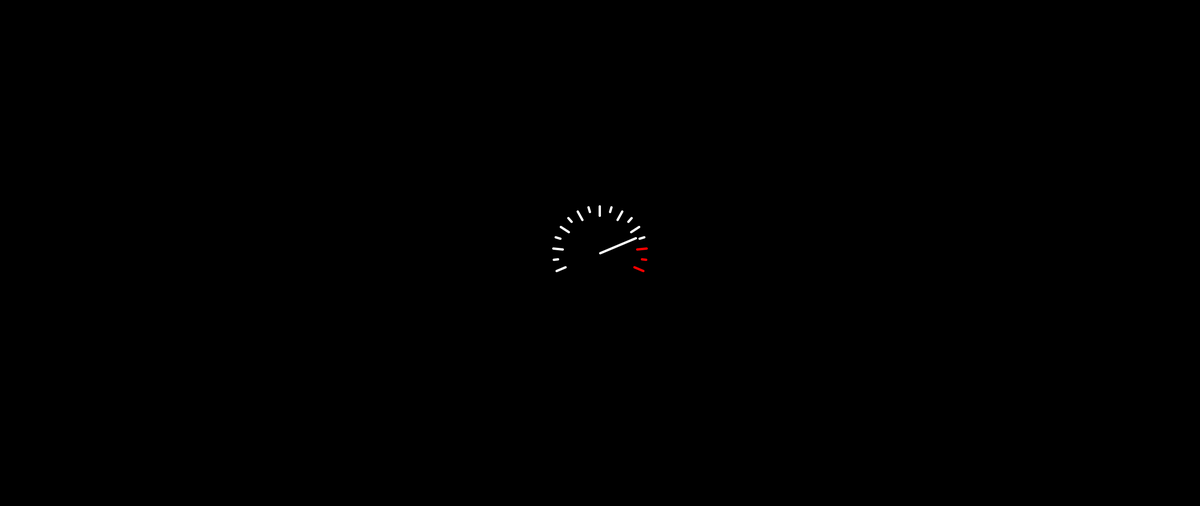
Frame 1 (no input)
Frame 2 (the mouse pressed at the canvas centre, redrawn once): identical to frame 1, image omitted

The Processing sketch that drew this single still picture (run headless with seeded random() and noise(); the mouse was pressed at the canvas centre and the sketch redrawn once):

// Processing sketch: speed
// ── speed.pde
// Manuale di Programmazione Cinematografica
// Daniele Olmisani, 2015

// Speed


final color PAPER = color(0);
final color INK1 = color(255);
final color INK2 = color(255, 0, 0);


final int NOTCHES = 16;
final float TAILS = PI/8.0;


void setup() {
  size(2560, 1080);
  noLoop();
}


void draw() {
  
  background(PAPER);
  
  strokeWeight(5);
  
  translate(width/2.0, height/2.0);
  rotate(TAILS);
  
  for (int i=0; i<=NOTCHES; i++) {
    
    stroke((i<NOTCHES/5) ? INK2 : INK1);
    
    line(80 + (i%2)*10, 0, 100, 0);

    rotate(-(PI+2*TAILS)/NOTCHES);
  }
  
  line(0, 0, -80, -20);
  
  save("speed.png");
}
